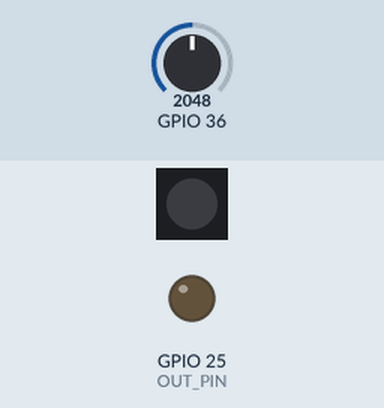
This sketch was run on a simulated ESP32. Shown: 1 RGB LEDs in strip order, left to right, output pins drawn as LEDs (lit = HIGH). The inputs (shaded band) are chosen by the test bench; at power-on: GPIO 36 = 2048. WiFi joins after 1.5 s; servers stay silent unless stated; uploads are accepted with an empty reply; what the sketch prints to the serial monitor is not drawn.

Above: at 3.08 s.
At 5.0 s:
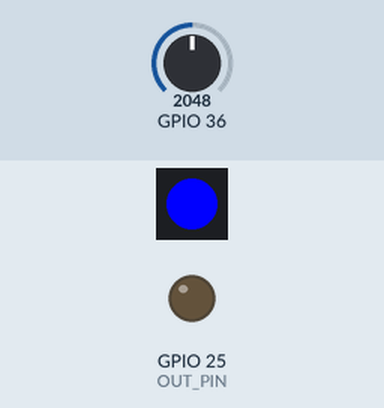
Timing chart, 0 to 6.0 s (numbered marks = the images above):
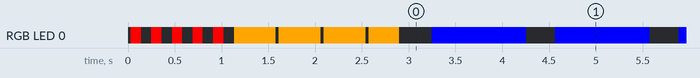

The sketch:

light.ino
```cpp
#include "Arduino.h"
#include <FastLED.h>
#include <WiFi.h>
#include <HTTPClient.h>

// stamp picoの三色LED
#define NUM_LEDS 1
#define DATA_PIN 27

// LEDテープ用MOSFETのBASE
#define OUT_PIN 25

// 店のwifi(公開してるやつなのでそのままpublicレポジトリへ)
#define SSID "rocher_guest"
#define PASS "sd5ks86vn5nti"

// API
#define SERVER_URL "http://192.168.1.13:8080/?data="

// PICO LED
CRGB leds[NUM_LEDS];

HTTPClient http;

void setup() {
  Serial.begin(115200);
  Serial.println("start");
  delay(10);

  FastLED.addLeds<SK6812, DATA_PIN, GRB>(leds, NUM_LEDS);

  pinMode(36,INPUT);
  delay(10);

  ledcSetup(0,12800,8);
  ledcAttachPin(OUT_PIN,0);

  startLight();

  WiFi.begin(SSID, PASS);
  Serial.println("Connecting...");
  while (WiFi.status() != WL_CONNECTED) {
    connectingLight();
  }
}

void loop() {
  Serial.println("LOOP Start");
  setLEDColor(CRGB::Black);
  delay(100);

  int valueBefore = analogRead(36);
  String getURL = SERVER_URL + String(valueBefore);
  Serial.println(getURL);
  http.begin( getURL );
  int httpCode = http.GET();
  Serial.printf("getResult:%d\n",httpCode);
  if(httpCode != HTTP_CODE_OK){
    setLEDColor(CRGB::Red);
  } else {
      String payload = http.getString();
      setLEDColor(( payload.equals("ON") ) ? CRGB::Green : CRGB::Blue);
      ledcWrite(0,(( payload.equals("ON") ) ? 256 : 0));
      Serial.printf("payload:%s\n",payload);
  }
  http.end();
  delay(1000);
  Serial.println("LOOP Fin");
}

void setLEDColor(int grb){
  leds[0] = grb;
  delay(10);
  FastLED.show();
}

void startLight(){
  for(int i=0;i<5;i++){
    setLEDColor(CRGB::Red);
    delay(100);
    setLEDColor(CRGB::Black);
    delay(100);
  }
}

void connectingLight(){
  for(int i=0;i<5;i++){
    setLEDColor(CRGB::Orange);
    delay(75);
    setLEDColor(CRGB::Black);
    delay(25);
  }
}
```

Measured:
- by itself, RGB LED 0: off → RGB(255, 0, 0) at 0.03 s, → off 0.11 s later, → RGB(255, 0, 0) 0.11 s later, → off 0.11 s later, … (74 changes in this stretch)
